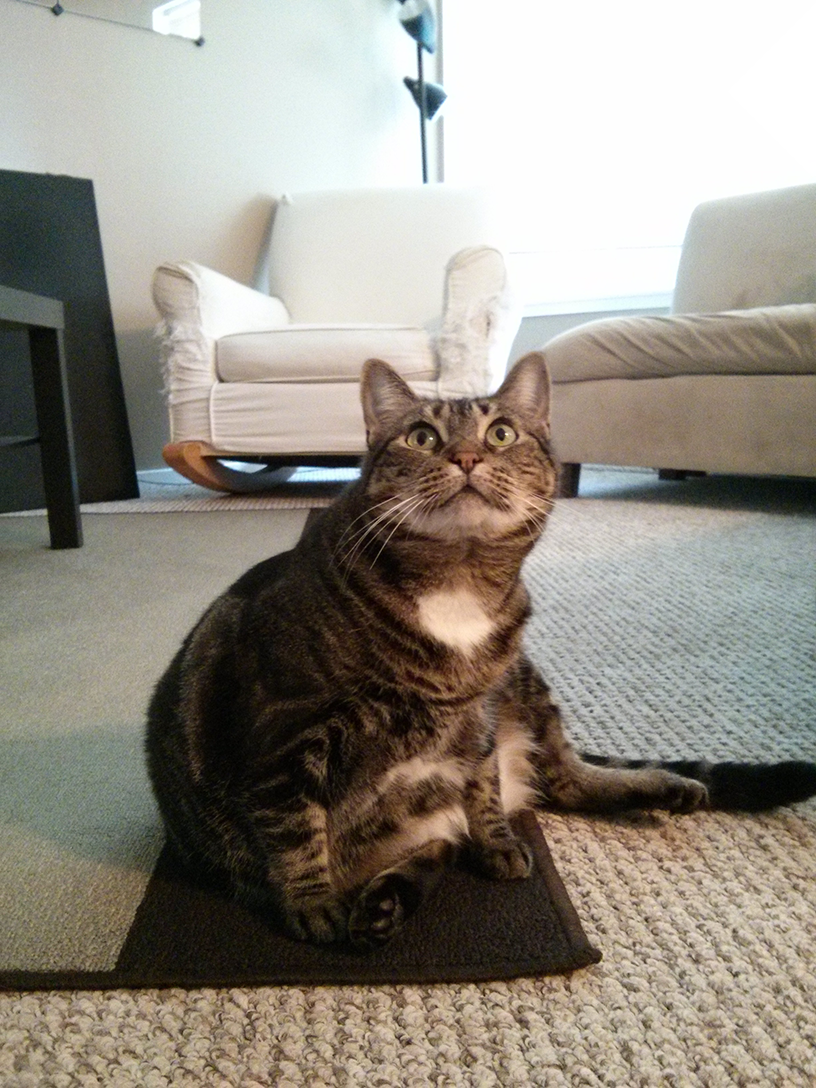
#> input picture book-自動化/Chapter 19 . 處理影像圖片 Pillow/picture/zophie.png, 816 x 1088 px, found by its file name
$ python '10 . 鏡像翻轉 . transpose() . p529.py'
#> lines starting #> are read from the running program, lines starting #| are printed output that depends on the picture
import os
os.chdir('D:\\BeeStation\\02_python\\250402_mouseMove4\\')

from PIL import Image
catIm = Image.open('zophie.png')
#> catIm is the input picture: PIL image 816x1088 RGB; mean R, G, B 147, 141.1, 131.1

# 轉置 transpose . 翻動 flip
catIm.transpose(Image.FLIP_LEFT_RIGHT).save('horizontal_flip.png') # 左右水平翻轉
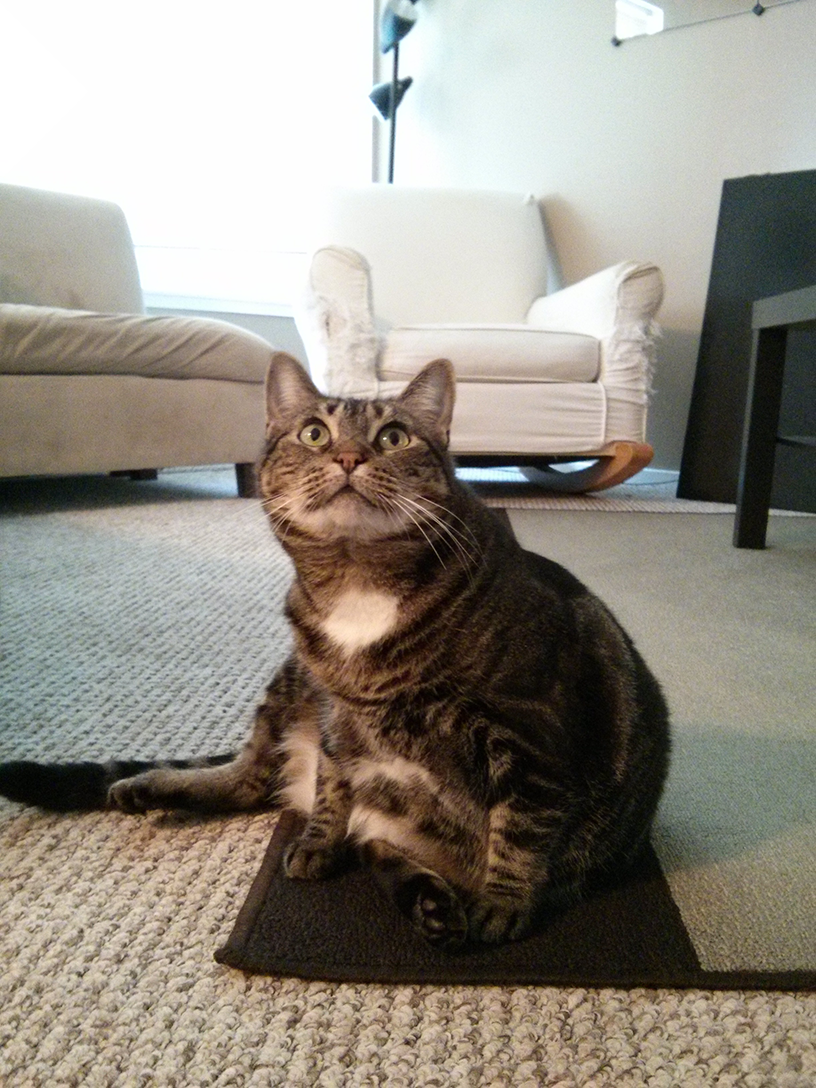
#> saved as horizontal_flip.png: PIL image 816x1088 RGB; mean R, G, B 147, 141.1, 131.1
catIm.transpose(Image.FLIP_TOP_BOTTOM).save('vertical_flip.png') # 上下垂直翻轉
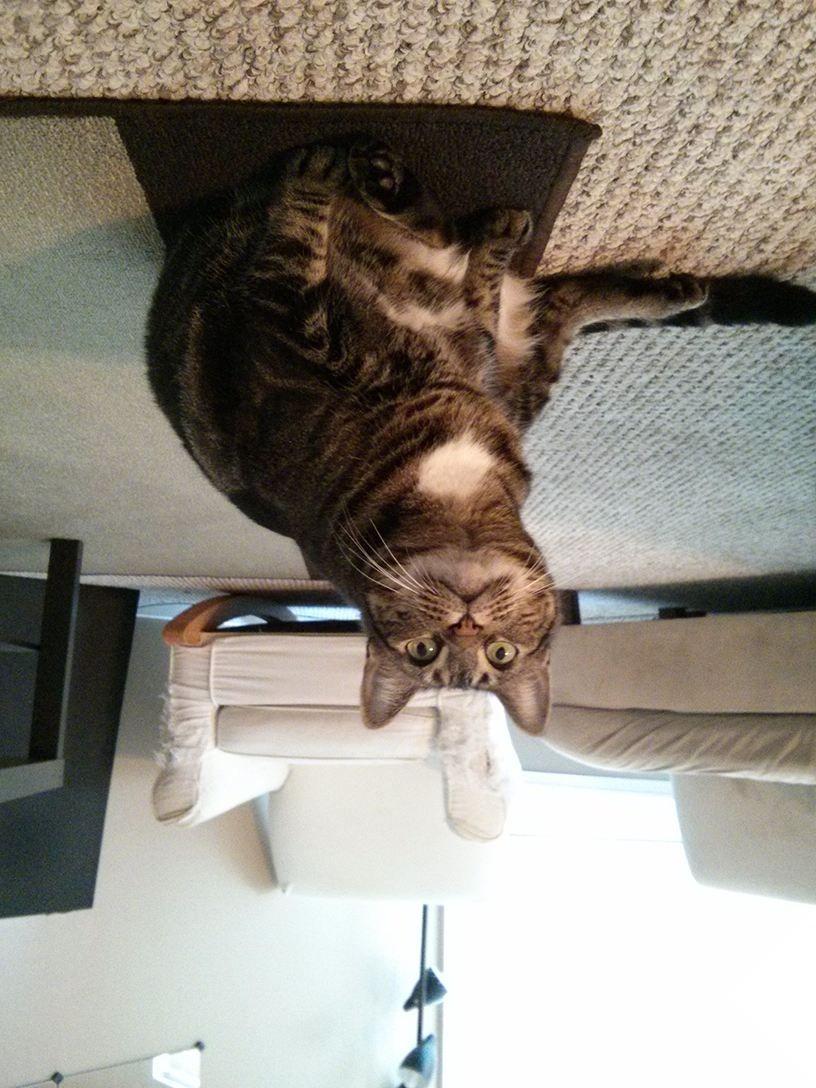
#> saved as vertical_flip.png: PIL image 816x1088 RGB; mean R, G, B 147, 141.1, 131.1
